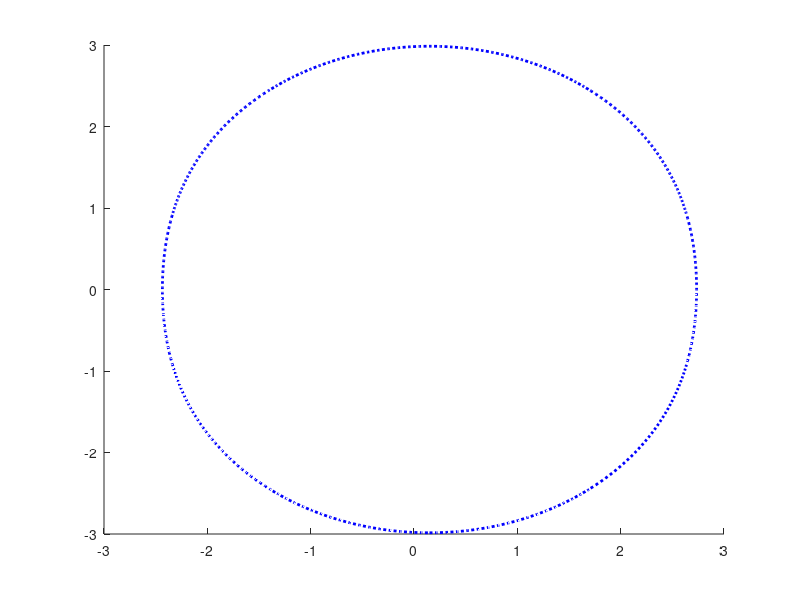

MATLAB code to generate this figure:
% check whether 10_test5 is correct
% Apr 14
% Mengtang


alpha = pi/6;
beta = pi/6;
R = 1;
L = (sqrt(3)-1)*2*R;
h = L;
angle = 0:0.01:2*pi;
n = size(angle,2);
x_record0 = zeros(1,n);
y_record0 = zeros(1,n);
z_record0 = zeros(1,n);

% for i = 1:1:n
%     wt = angle(i);
%
%     C11 = sqrt(3)/2*cos(wt)*cos(2*wt)+sin(wt)*sin(2*wt);
%     C12 = sqrt(3)/2*cos(wt)*sin(2*wt)-sin(wt)*cos(2*wt);
%     C13 = 1/2*cos(wt);
%
%     C21 = sqrt(3)/2*sin(wt)*cos(2*wt)-cos(wt)*sin(2*wt);
%     C22 = sqrt(3)/2*sin(wt)*sin(2*wt)+cos(wt)*cos(2*wt);
%     C23 = 1/2*sin(wt);
%
%     C31 = -1/2*cos(2*wt);
%     C32 = -1/2*sin(2*wt);
%     C33 = sqrt(3)/2;
%
%     R_x = -L/2*cos(2*wt)+0.3*R*0.5;
%     R_y = -L/2*sin(2*wt)+0;
%     R_z = 0+(3^0.5)/2*h-0.3*R*0.5*sqrt(3);
%
%     rho_x = 3*R*cos(pi+asin(0.1))*C21 + (3*R*sin(pi+asin(0.1))-(h-3*R*0.1))*C31;
%     rho_y = 3*R*cos(pi+asin(0.1))*C22 + (3*R*sin(pi+asin(0.1))-(h-3*R*0.1))*C32;
%     rho_z = 3*R*cos(pi+asin(0.1))*C23 + (3*R*sin(pi+asin(0.1))-(h-3*R*0.1))*C33;
%
%     x_record0(i) = R_x+rho_x;
%     y_record0(i) = R_y+rho_y;
%     z_record0(i) = R_z+rho_z;
%
% end

for i = 1:1:n
    wt = angle(i);
    % wrong?
%     x_record0(i) = -(sqrt(3)-1)*cos(2*wt)+2.5 + 3*cos(pi+asin(0.1))*(sqrt(3)/2*sin(wt)*cos(2*wt)-cos(wt)*sin(2*wt)) + (3*sin(pi+asin(0.1))-(2*sqrt(3)-7))*(-1/2*cos(2*wt));
%     y_record0(i) = -(sqrt(3)-1)*sin(2*wt) + 3*cos(pi+asin(0.1))*(sqrt(3)/2*sin(wt)*sin(2*wt)+cos(wt)*cos(2*wt)) + (3*sin(pi+asin(0.1))-(2*sqrt(3)-7))*(-1/2*sin(2*wt));
%     z_record0(i) = (3-sqrt(3))-2.5*sqrt(3) + 3*cos(pi+asin(0.1))*(1/2*sin(wt)) + (3*sin(pi+asin(0.1))-(2*sqrt(3)-7))*(sqrt(3)/2);
    % correct
    x_record0(i) = -(sqrt(3)-1)*cos(2*wt)+0.3*R*0.5 + 3*R*cos(pi+asin(0.1))*(sqrt(3)/2*sin(wt)*cos(2*wt)-cos(wt)*sin(2*wt)) + (3*R*sin(pi+asin(0.1))-(h-3*R*0.1))*(-1/2*cos(2*wt));
    y_record0(i) = -(sqrt(3)-1)*sin(2*wt) + 3*R*cos(pi+asin(0.1))*(sqrt(3)/2*sin(wt)*sin(2*wt)+cos(wt)*cos(2*wt)) + (3*R*sin(pi+asin(0.1))-(h-3*R*0.1))*(-1/2*sin(2*wt));
    z_record0(i) = (3-sqrt(3))-0.3*R*0.5*sqrt(3) + 3*R*cos(pi+asin(0.1))*(1/2*sin(wt)) + (3*R*sin(pi+asin(0.1))-(h-3*R*0.1))*(sqrt(3)/2);
    
end
figure(1); hold on;
plot3(x_record0, y_record0, z_record0, 'b:','linewidth',2);
hold off;
